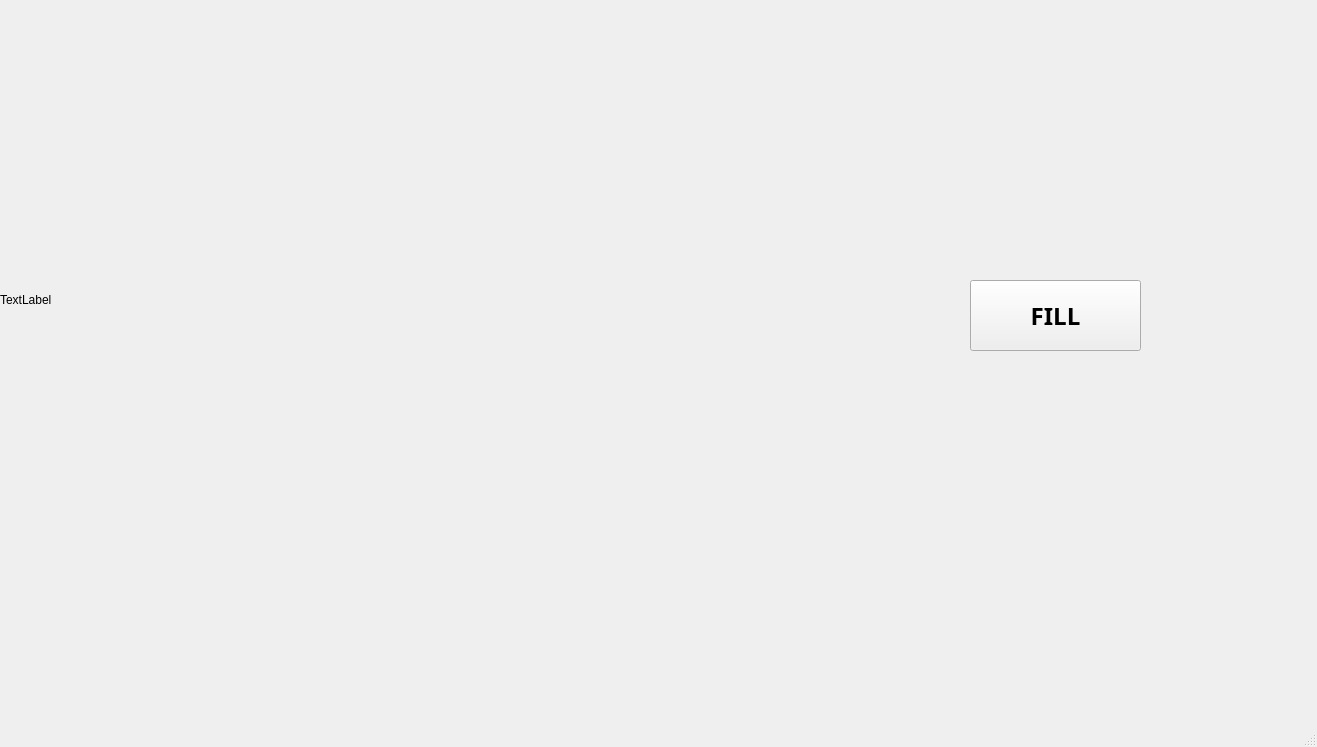
<?xml version="1.0" encoding="UTF-8"?>
<ui version="4.0">
 <class>MainWindow</class>
 <widget class="QMainWindow" name="MainWindow">
  <property name="geometry">
   <rect>
    <x>0</x>
    <y>0</y>
    <width>1317</width>
    <height>747</height>
   </rect>
  </property>
  <property name="windowTitle">
   <string>MainWindow</string>
  </property>
  <widget class="QWidget" name="centralwidget">
   <widget class="QLabel" name="label">
    <property name="geometry">
     <rect>
      <x>0</x>
      <y>0</y>
      <width>600</width>
      <height>600</height>
     </rect>
    </property>
    <property name="text">
     <string>TextLabel</string>
    </property>
   </widget>
   <widget class="QPushButton" name="pushButton">
    <property name="geometry">
     <rect>
      <x>970</x>
      <y>280</y>
      <width>171</width>
      <height>71</height>
     </rect>
    </property>
    <property name="font">
     <font>
      <family>Arial Black</family>
      <pointsize>18</pointsize>
      <bold>true</bold>
     </font>
    </property>
    <property name="text">
     <string>FILL</string>
    </property>
   </widget>
  </widget>
  <widget class="QMenuBar" name="menubar">
   <property name="geometry">
    <rect>
     <x>0</x>
     <y>0</y>
     <width>1317</width>
     <height>26</height>
    </rect>
   </property>
  </widget>
  <widget class="QStatusBar" name="statusbar"/>
 </widget>
 <resources/>
 <connections/>
</ui>
